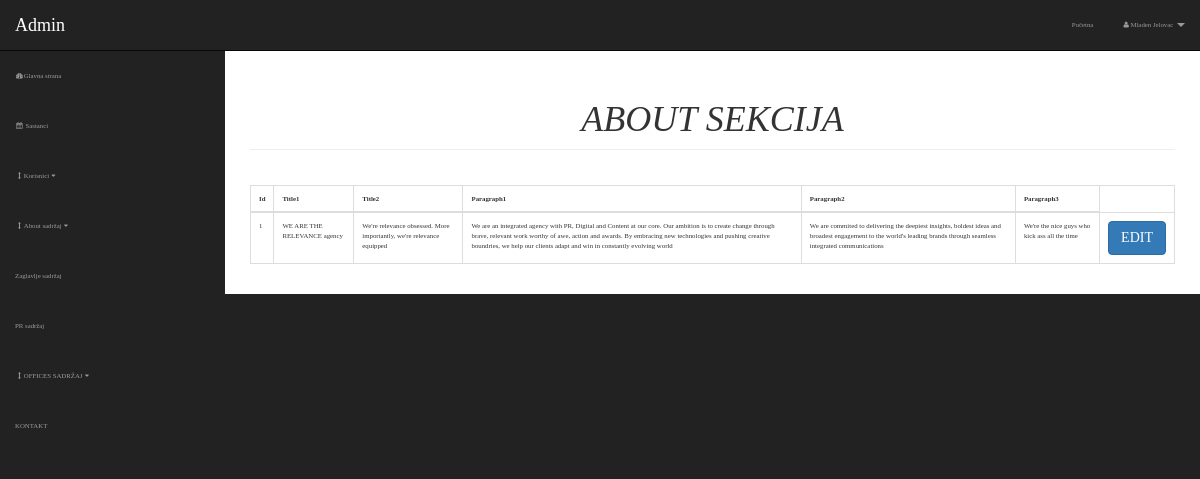
Screenshot of /admin/about_content.php (signed in) with the database file from the repository.
### tables this page shows
CREATE TABLE `about_content` (
  `about_content_id` int(3) NOT NULL,
  `about_title1` varchar(1200) NOT NULL,
  `about_title2` varchar(1200) NOT NULL,
  `about_p1` varchar(1200) NOT NULL,
  `about_p2` varchar(1200) NOT NULL,
  `about_p3` varchar(1200) NOT NULL
);

### admin/includes/view-about_content.php (the view)
<table class="table table-bordered table-hover printit" style="margin-top: 35px !important;">
                        <thead>
                             <th>Id</th>
                             <th>Title1</th>
                             <th>Title2</th>
                             <th>Paragraph1</th>
                             <th>Paragraph2</th>
                             <th>Paragraph3</th>
                        </thead>
                        <tbody>
                             <?php
                                     $query = "select * from about_content";
                                     $select = mysqli_query($connection, $query);
                                     while($row = mysqli_fetch_assoc($select)){
                                       $about_content_id = $row['about_content_id'];
                                       $about_title1 = $row['about_title1'];
                                       $about_title2 = $row['about_title2'];
                                       $about_p1 = $row['about_p1'];
                                       $about_p2 = $row['about_p2'];
                                       $about_p3 = $row['about_p3'];
                                      echo "<tr>";
                                       echo "<td>$about_content_id</td>";
                                       echo "<td>$about_title1</td>";
                                       echo "<td>$about_title2</td>";
                                       echo "<td>$about_p1</td>";
                                       echo "<td>$about_p2</td>";
                                       echo "<td>$about_p3</td>";
                                       echo "<td ><a class='btn btn-primary' href='about_content.php?option=edit&ac_id=$about_content_id'>EDIT</a></td>";
                                    echo "</tr>";
                                     }
                                ?>
                       </tbody>
</table>

### admin/css/sb-admin.css (style rules this page uses)
body { margin-top: 100px; background-color: #222; }
@media (min-width:768px) { body { margin-top: 50px; } }

### style/style.css (style rules this page uses)
:root { --color-primary: rgba(31,31,31); --color-secondary: rgba(255,198,39); }
* { padding: 0; margin: 0; box-sizing: border-box; }
body { font-family: 'Montserrat Regular', fira-sans; font-size: 68%; }

### admin/includes/header.php (style rules this page uses)
body, .not_shown { visibility: hidden; }
.printit { visibility: visible; }

### rows the page displays
about_content: about_content_id "1", about_title1 "WE ARE THE RELEVANCE agency", about_title2 "We're relevance obsessed. More importantly, we're relevance equipped", about_p1 "We are an integrated agency with PR, Digital and Content at our core. Our ambition is to create change through brave, relevant work worthy of awe, action and awards. By embracing new technologies and pushing creative boundries, we help our clients adapt and win in constantly evolving world", about_p2 "We are commited to delivering the deepiest insights, boldest ideas and broadest engagement to the world's leading brands through seamless integrated communications", about_p3 "We're the nice guys who kick ass all the time"

### other values shown
$_SESSION['firstname'] "Mladen"
$_SESSION['lastname'] "Jelovac"
